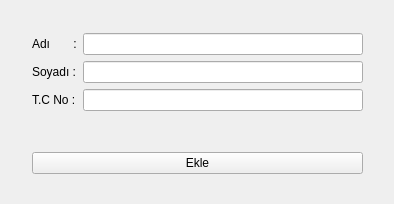
<?xml version="1.0" encoding="UTF-8"?>
<ui version="4.0">
 <class>Form</class>
 <widget class="QWidget" name="Form">
  <property name="geometry">
   <rect>
    <x>0</x>
    <y>0</y>
    <width>394</width>
    <height>204</height>
   </rect>
  </property>
  <property name="windowTitle">
   <string>Kişi Ekleme Sayfası</string>
  </property>
  <widget class="QWidget" name="layoutWidget">
   <property name="geometry">
    <rect>
     <x>32</x>
     <y>33</y>
     <width>331</width>
     <height>141</height>
    </rect>
   </property>
   <layout class="QVBoxLayout" name="verticalLayout">
    <item>
     <layout class="QFormLayout" name="formLayout">
      <item row="0" column="0">
       <widget class="QLabel" name="label_ad">
        <property name="text">
         <string>Adı       :</string>
        </property>
        <property name="buddy">
         <cstring>lineEdit_ad</cstring>
        </property>
       </widget>
      </item>
      <item row="0" column="1">
       <widget class="QLineEdit" name="lineEdit_ad"/>
      </item>
      <item row="1" column="0">
       <widget class="QLabel" name="label_soyad">
        <property name="text">
         <string>Soyadı :</string>
        </property>
        <property name="buddy">
         <cstring>lineEdit_soyad</cstring>
        </property>
       </widget>
      </item>
      <item row="1" column="1">
       <widget class="QLineEdit" name="lineEdit_soyad"/>
      </item>
      <item row="2" column="0">
       <widget class="QLabel" name="label_tc">
        <property name="text">
         <string>T.C No :</string>
        </property>
        <property name="buddy">
         <cstring>lineEdit_tc</cstring>
        </property>
       </widget>
      </item>
      <item row="2" column="1">
       <widget class="QLineEdit" name="lineEdit_tc">
        <property name="inputMethodHints">
         <set>Qt::ImhDigitsOnly|Qt::ImhHiddenText</set>
        </property>
       </widget>
      </item>
     </layout>
    </item>
    <item>
     <widget class="QPushButton" name="pushButton_ekle">
      <property name="text">
       <string>Ekle</string>
      </property>
     </widget>
    </item>
   </layout>
  </widget>
 </widget>
 <tabstops>
  <tabstop>lineEdit_ad</tabstop>
  <tabstop>lineEdit_soyad</tabstop>
  <tabstop>lineEdit_tc</tabstop>
  <tabstop>pushButton_ekle</tabstop>
 </tabstops>
 <resources/>
 <connections/>
</ui>
